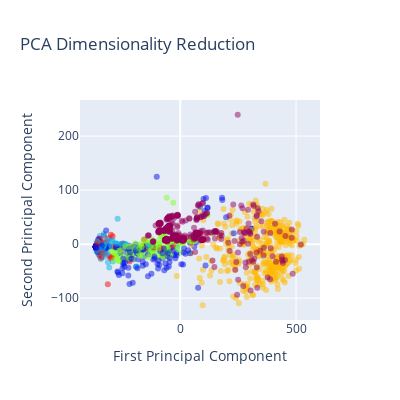

The code cell stored with this chart in its notebook:
### Code cell
labels=list(y_label)
data = [go.Scatter(x=x_pca[:,0], y=x_pca[:,1], mode='markers',
                    marker = dict(color=y_res, colorscale='Rainbow', opacity=0.5),
                                text=[f'defect_code: {a}' for a in labels],
                                hoverinfo='text')]

layout = go.Layout(title = 'PCA Dimensionality Reduction', width = 400, height = 400,
                    xaxis = dict(title='First Principal Component'),
                    yaxis = dict(title='Second Principal Component'))
fig = go.Figure(data=data, layout=layout)
fig.show()

### Figure 1 — Plotly figure (JSON) as saved in the notebook; plotly's stock layout.template omitted (floating-point values rounded to 4 significant figures; data arrays with more than 128 entries replaced by an {"elided": "..."} marker saying what was removed)
{"data": [{"hoverinfo": "text", "marker": {"color": {"elided": "1490 int values"}, "colorscale": [[0, "rgb(150,0,90)"], [0.125, "rgb(0,0,200)"], [0.25, "rgb(0,25,255)"], [0.375, "rgb(0,152,255)"], [0.5, "rgb(44,255,150)"], [0.625, "rgb(151,255,0)"], [0.75, "rgb(255,234,0)"], [0.875, "rgb(255,111,0)"], [1, "rgb(255,0,0)"]], "opacity": 0.5}, "mode": "markers", "text": {"elided": "1490 str values"}, "type": "scatter", "x": {"elided": "1490 float values"}, "y": {"elided": "1490 float values"}}], "layout": {"height": 400, "title": {"text": "PCA Dimensionality Reduction"}, "width": 400, "xaxis": {"title": {"text": "First Principal Component"}}, "yaxis": {"title": {"text": "Second Principal Component"}}}}
